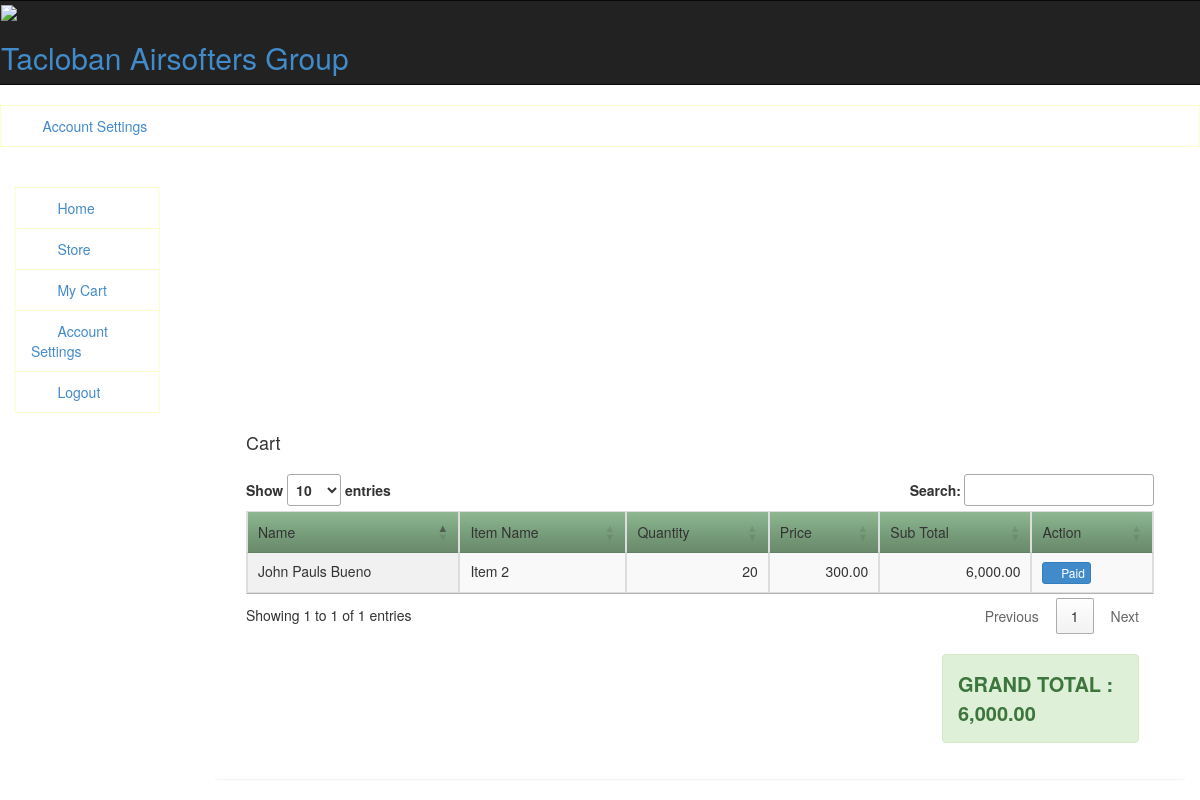
The app's page /index.php/admin/viewOrders with its own data.
### tables this page shows
CREATE TABLE `cart` (
  `id` int(11) NOT NULL,
  `product` int(11) NOT NULL,
  `quantity` int(11) NOT NULL,
  `cid` int(11) NOT NULL,
  `price` decimal(11,2) NOT NULL,
  `status` int(11) NOT NULL
);

CREATE TABLE `contacts` (
  `id` int(11) NOT NULL,
  `first_name` varchar(255) NOT NULL,
  `last_name` varchar(255) NOT NULL,
  `dob` date NOT NULL,
  `pob` varchar(255) NOT NULL,
  `work` varchar(255) NOT NULL,
  `location` varchar(255) NOT NULL,
  `contact` varchar(255) NOT NULL,
  `email` varchar(255) NOT NULL,
  `gender` varchar(255) NOT NULL,
  `image` text NOT NULL,
  `deleted` int(1) NOT NULL
);

CREATE TABLE `products` (
  `id` int(11) NOT NULL,
  `item_name` varchar(255) NOT NULL,
  `quantity` int(11) NOT NULL,
  `serial` varchar(255) NOT NULL,
  `price` double(11,2) NOT NULL,
  `image` text NOT NULL,
  `short_description` text NOT NULL
);

### application/controllers/Admin.php (called while the page is built, shortened)
<?php
class Admin extends CI_Controller
{
    public function viewOrders()
    {
        $this->load->model('home');
        $this->load->view('templates/header');
        $this->load->view('templates/nav');
        $this->load->view('templates/admin_nav');
        $this->load->view('pages/admin/view_orders');
        $this->load->view('templates/footer');
    }
}

### index.php (called while the page is built, shortened)
<?php
require_once BASEPATH.'core/CodeIgniter.php';

### application/models/home.php (called while the page is built, shortened)
<?php
Class Home extends CI_Model
{
    public function viewOrders() {
        return $this->db->query("SELECT a.id cart_id, b.*, a.quantity q, a.price p, c.first_name, c.last_name FROM `cart` a, `products` b, contacts c WHERE a.product = b.id AND a.status = 0 AND c.id = a.cid")->result_array();
    }
}

### application/views/pages/admin/view_orders.php (the view, shortened to what this page needs)
<?php
$product_record = $this->home->viewOrders();
$total = 0;
?>
<div class="col-md-2">
</div>
<div class="col-md-10 body-container">
    <div class="panel p-body">
        <div class="panel-heading search">
            <div class="col-md-6">
                <h4>Cart</h4>
            </div>
        </div>
        <div class="panel-body">
            <div class="col-md-12">
            </div>
            <?php if (count($product_record) != 0) { ?>
                <div class="col-md-12" style="margin-top: 10px;">
                    <table class="table table-bordered display example_data" cellspacing="0" width="100%">
                        <thead>
                        <tr>
                            <td style="background-image: linear-gradient(#8EB891, #799F7C, #698A6B);">Name</td>
                            <td style="background-image: linear-gradient(#8EB891, #799F7C, #698A6B);">Item Name</td>
                            <td style="background-image: linear-gradient(#8EB891, #799F7C, #698A6B);">Quantity</td>
                            <td style="background-image: linear-gradient(#8EB891, #799F7C, #698A6B);">Price</td>
                            <td style="background-image: linear-gradient(#8EB891, #799F7C, #698A6B);">Sub Total</td>
                            <td style="background-image: linear-gradient(#8EB891, #799F7C, #698A6B);">Action</td>
                        </tr>
                        </thead>
                        <tbody>
                        <?php foreach ($product_record as $val) { ?>
                            <tr>
                                <td>
                                    <?= $val['first_name'] . ' ' . $val['last_name'] ?>
                                </td>
                                <td><?= $val['item_name'] ?></td>
                                <td style="text-align: right"><?= $val['q'] ?></td>
                                <td style="text-align: right"><?= $val['p'] ?></td>
                                <td style="text-align: right"><?= number_format($val['q'] * $val['p'], 2, '.', ',') ?></td>
                                <td><a href="/paid_item/<?= $val['cart_id'] ?>" class="btn btn-primary btn-xs"
                                       onclick="return confirm('Are you sure this item is already paid ?')"><span
                                            class="glyphicon glyphicon-thumbs-up"></span> Paid</a></td>
                            </tr>
                            <?php
                            $subtotal = $val['q'] * $val['p'];
                            $total += $subtotal;
                        } ?>
                        </tbody>
                    </table>
                    <br/>
                    <div class="col-md-9">
                    </div>
                    <div class="col-md-3">
                        <div class="alert alert-success">
                            <span style="font-size: 20px"><strong>GRAND TOTAL : <?= number_format($total, 2, '.', ',') ?></strong></span>
                        </div>
                    </div>
                </div>
            <?php } ?>
        </div>
    </div>
</div>

### records on screen
cart: contacts.first_name "John Pauls", contacts.last_name "Bueno", products.item_name "Item 2", quantity "20", price "300.00", $val['q'] * $val['p'] "6,000.00"

### other values on screen
$total "6,000.00"
